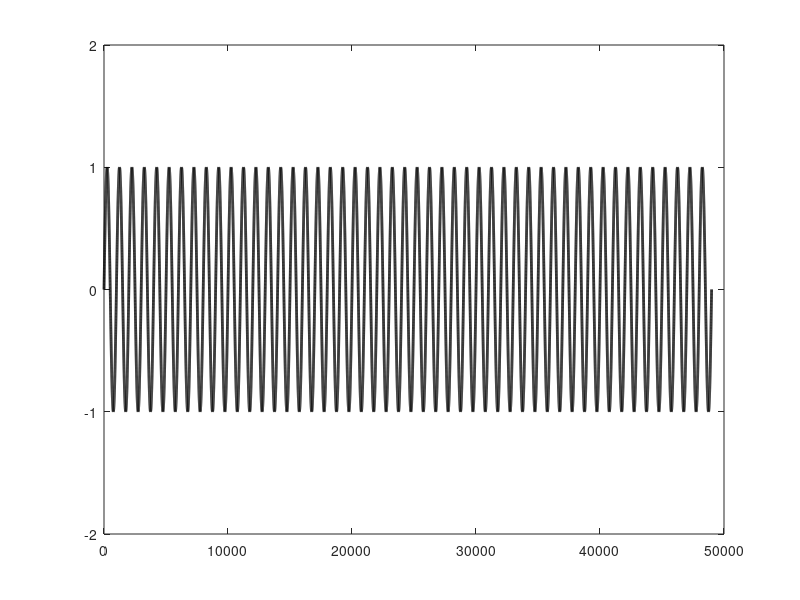
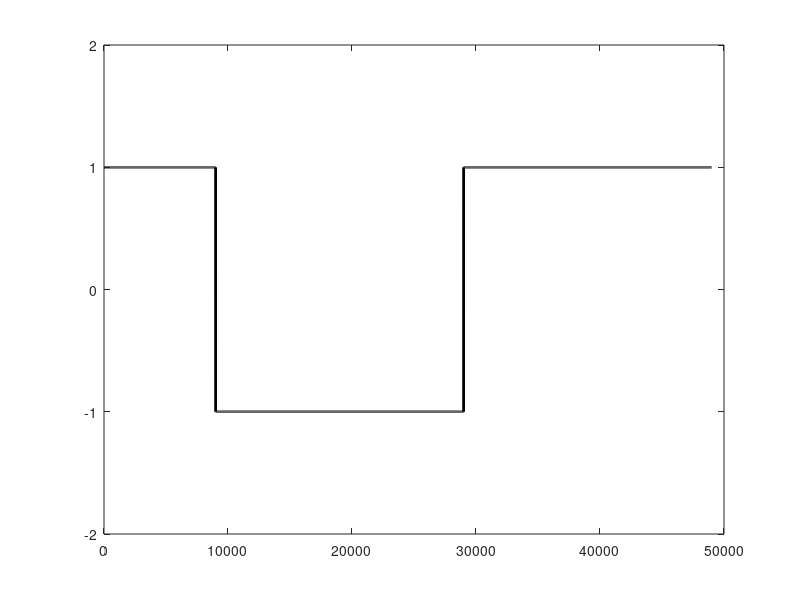
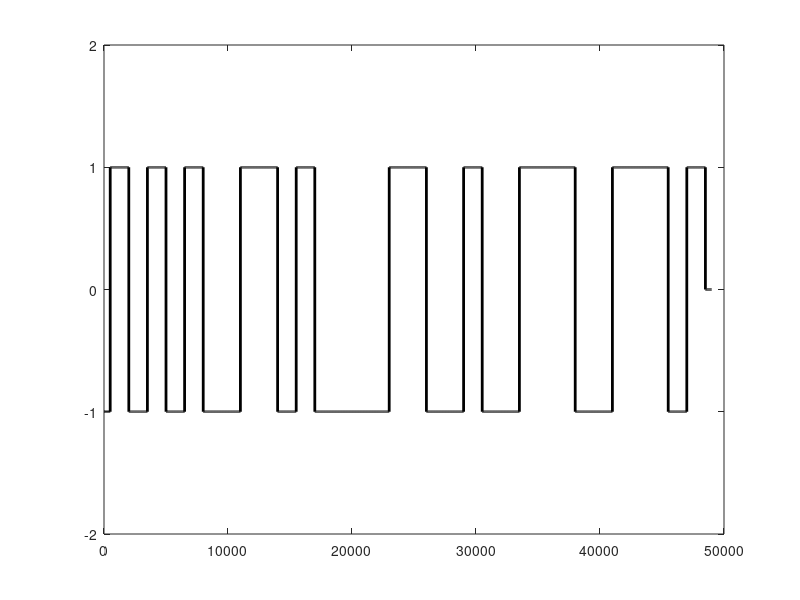
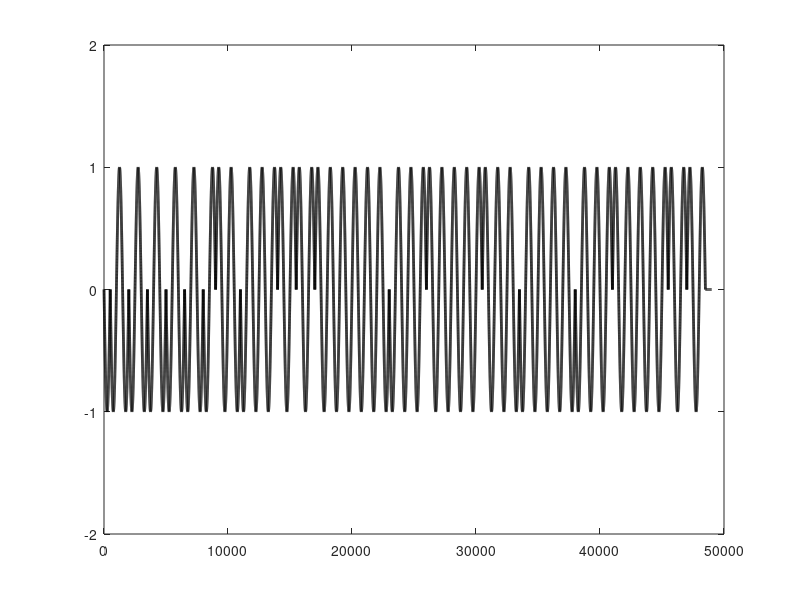

MATLAB code for these plots, in order:
clc; close all;
Ts = 1.5;
t = 1:0.001:50;
x = sin(2*pi*t);
figure; plot(x,'k','LineWidth',2),ylim([-2 2]);
%%
y = 1*(t<10) -1*(t>=10 & t<30) + 1*(t>=30);
figure; plot(y,'k','LineWidth',2),ylim([-2 2]);
%%
pulse = @(t) 1*(t>=0 & t<Ts);
ak = sign(rand(1,floor(max(t)/Ts))-0.5);
spreading = 0*t;
for ii = 1:length(ak)
    spreading = spreading + ak(ii)*pulse(t-(ii-1)*Ts);
end
figure;
plot(spreading,'k','LineWidth',2),ylim([-2 2]);
%%
figure;
DSSS = x.*y.*spreading;
plot(DSSS,'k','LineWidth',2),ylim([-2 2]);